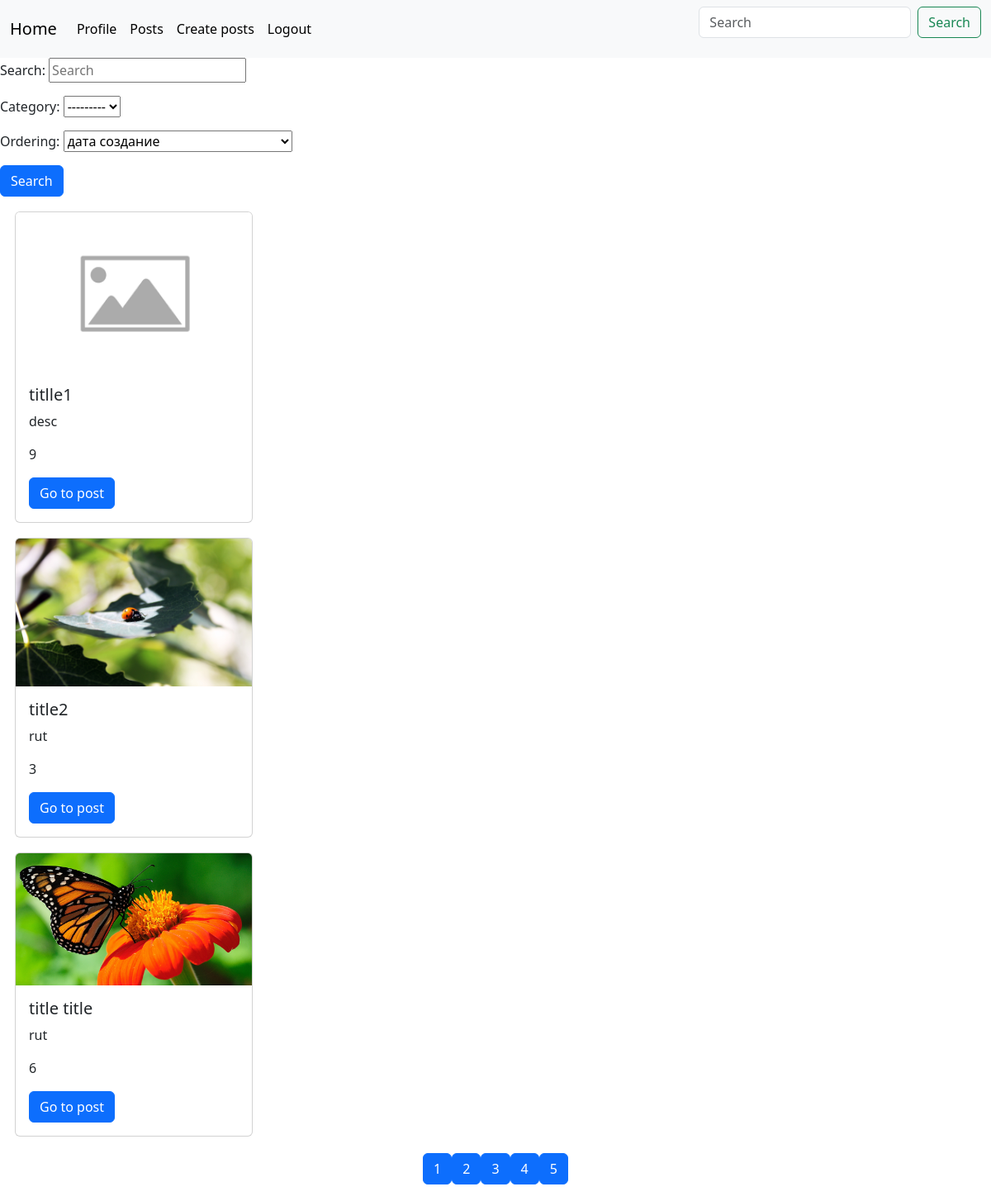
Page /posts/ (signed in) on the earlier database version.
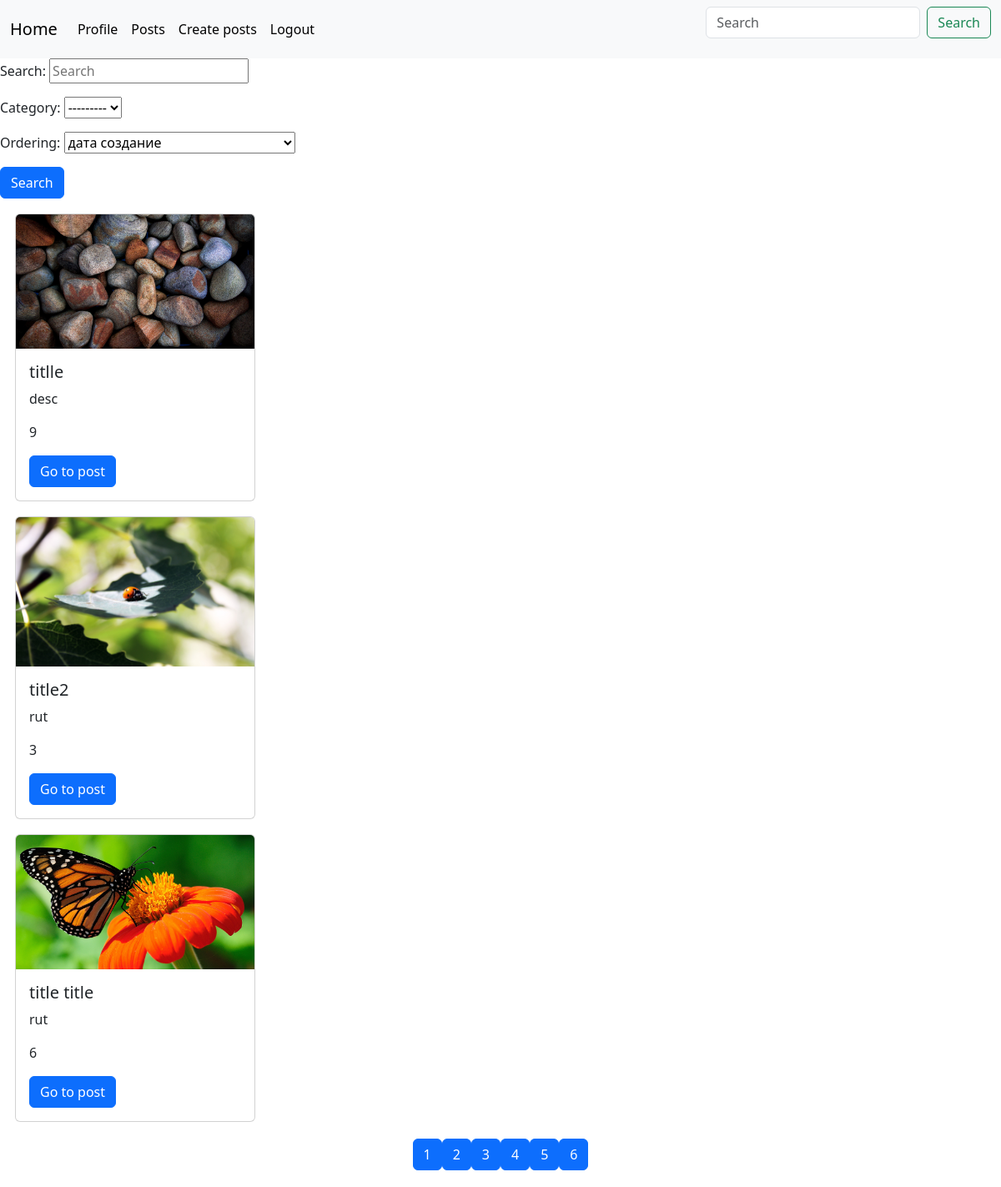
Same page on the later database version.
### posts/models.py (models this page shows, shortened)
class Post(models.Model):
    image = models.ImageField(null=True, blank=True)
    title = models.CharField(max_length=100)
    description = models.CharField(max_length=250, null=True, blank=True)
    category = models.ForeignKey(
        Category, on_delete=models.CASCADE, null=True, blank=True)
    tags = models.ManyToManyField(Tag, blank=True)
    rate = models.IntegerField(default=0)
    author = models.ForeignKey(User, on_delete=models.CASCADE, null=True,blank=True)
    created_at = models.DateTimeField(auto_now_add=True, null=True)
    updated_at = models.DateTimeField(auto_now=True, null=True)

### posts/views.py (the view)
# urls.py: path('posts/',posts_list_view),
@login_required(login_url='/login/')
def posts_list_view(request):
    search_form = SearchForm()
    if request.method == 'GET':
        search = request.GET.get('search')
        category = int(request.GET.get('category')) if request.GET.get('category') else None
        ordering = request.GET.get('ordering')
        page = int(request.GET.get('page',1))
        posts = Post.objects.all()
        if search:
            posts = posts.filter(Q(title__icontains=search)| Q(description__icontains=search))
        if category:
            posts = posts.filter(category_id=category)
        if ordering:
            posts = posts.order_by(ordering)
        limit = 3
        max_pages = posts.count() / limit
        if round(max_pages) < max_pages:
            max_pages = round(max_pages) + 1
        else:
            max_pages = round(max_pages)
        start = (page - 1) * limit
        end = page * limit
        posts = posts[start:end]
        context_data = {'posts': posts,'search_form': search_form,'max_pages':range(1,max_pages+1)}
        return render(
            request,
            'posts/posts_list.html',
            context = context_data,
        )

### posts/forms.py
class SearchForm(forms.Form):
    search = forms.CharField(max_length=100,required=False,
                             widget=forms.TextInput(attrs={'placeholder':'Search'}),
    )
    category = forms.ModelChoiceField(queryset=Category.objects.all(),
                                      required=False, widget=forms.Select())
    ordering = (
        ('created_at','дата создание'),
        ('-created_at','дата создание (по убыванию)'),
        ('updated_at','дата обновления'),
        ('-updated_at', 'дата обновления (по убыванию)'),
        ('rate','рейтинг'),
        ('-rate','рейтинго (по убыванию)'),
    )
    ordering = forms.ChoiceField(
        choices=ordering,required=False,widget=forms.Select()
    )

### posts/models.py (called while the page is built)
    def __str__(self):
        return self.name

### templates/posts/posts_list.html
{% extends 'main.html' %}
{% block content %}
    <form action="" method="get">
        {{search_form.as_p}}
        <button type="submit" class="btn btn-primary">Search</button>
    </form>
    {% for post in posts %}
        <div class="card" style="width: 18rem; margin: 1.5%;">
            {% if post.image %}
                <img src="{{ post.image.url }}" class="card-img-top" alt="...">
            {% else %}
                <img src="/static/img.png" class="card-img-top" alt="...">
            {% endif %}
            <div class="card-body">
                <h5 class="card-title">{{post.title}}</h5>
                <p class="card-text">{{post.description}}</p>
                <p class="card-text">{{post.rate}}</p>
                <a href="/posts/{{post.id}}" class="btn btn-primary">Go to post</a>
            </div>
        </div>
    {% endfor %}
    <div style="display: flex; justify-content: center; margin-bottom: 20px; margin-top: 20px;">
        {%for i in max_pages%}
            {%if request.GET%}
                <a href="?&page={{i}}" class="btn btn-secondary">{{i}}</a>
            {% else %}
                <a href="/posts/?page{{i}}" class="btn btn-primary">{{i}}</a>
            {%endif%}
        {%endfor%}
    </div>
{% endblock %}

Differences in the rows shown:
changed Post "desc": image: picture added; title "titlle1" → "titlle"
Other differences:
new list line: "6"
